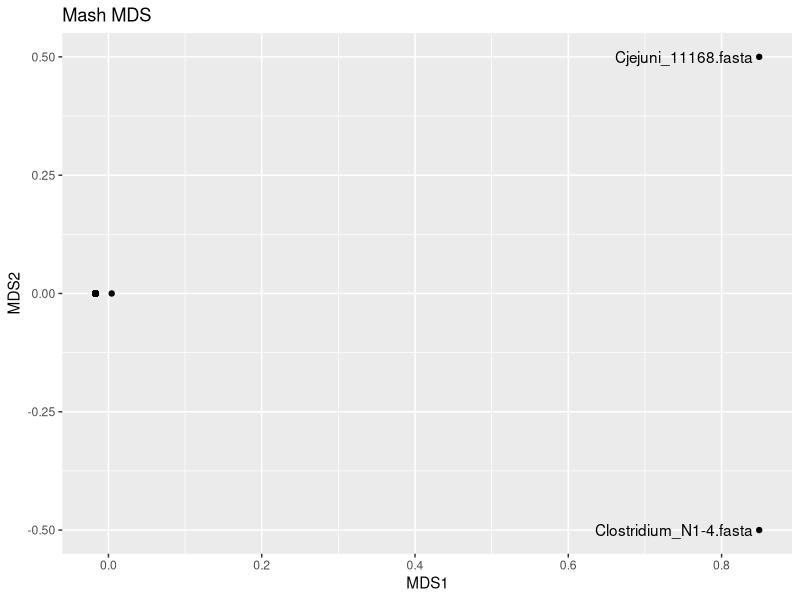
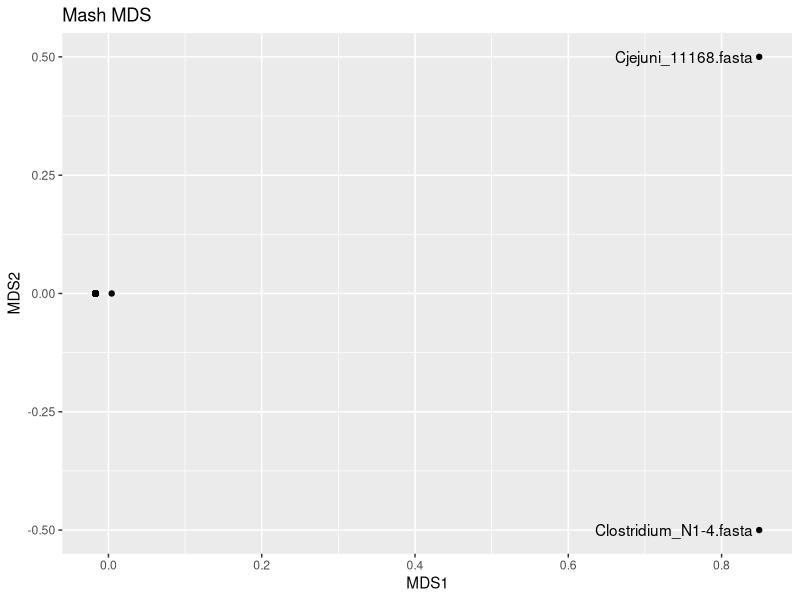
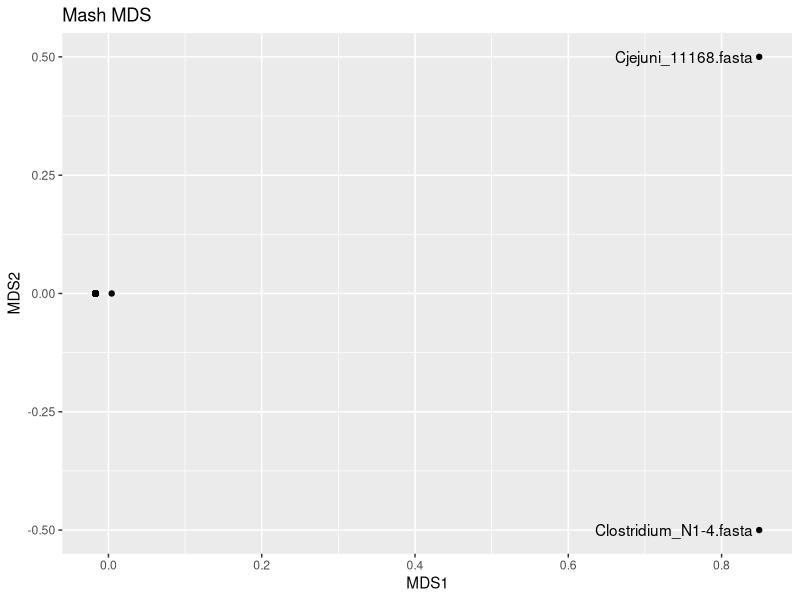
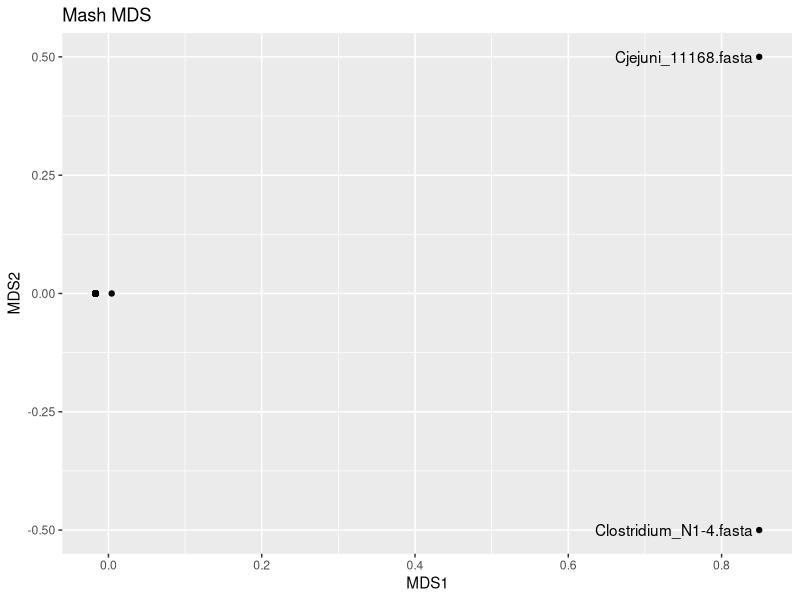

Recreate these plots in R, in order.
#!/usr/bin/env Rscript

#####################################################################################################
#FS19C QC - MDS of Mash output
#Kathy Mou

#Purpose: Convert mash output to a distance matrix and visualize distance matrices with MDS and heatmaps.

#Load library packages
library(ggplot2)
library(tidyverse)
library(ggrepel) #for geom_text_repel()
library(gtools) #for mixedorder() to sort reference_id numerically, which has mixed numeric and characters

sessionInfo()
#R version 4.0.2 (2020-06-22)

#####################################################################################################

#Mash already did the distance calculation for you (hence the small decimal numbers) so you don't need to do distance calculation (1-ANI).

############################################ Mash #########################################################
######## Import mash file, add ani_dist column, remove pvalue, matching_hashes columns ########
mash_tab <- read_tsv('./Files/distances_thirdrun.tab', col_names = c("reference_id", "query_id", "ani_dist", "pvalue", "matching_hashes")) %>%
  select(-pvalue) %>%
  select(-matching_hashes)

######## Make distance matrix ########
#mash_dist with mash_tab
mash_dist <- mash_tab %>%
  arrange(reference_id) %>%
  pivot_wider(names_from = reference_id, values_from=ani_dist) %>%
  column_to_rownames(var='query_id')

######## Calculate distance for MDS ########
#using mash_dist
mash_distA <- as.dist(mash_dist) #distance matrix computation that computes distances between rows of a data matrix
head(mash_distA)

######## Generate MDS ########
#using mash_distA
mash_mdsA <- cmdscale(mash_distA) %>% as.data.frame() %>%
  rownames_to_column(var='reference_id')
#cmdscale = classic MDS of a data matrix

######## Plot MDS ########
#using mash_mdsA
mash_mdsA$label <- mash_mdsA$reference_id
mash_mdsA$label[1:95] <- "" 
plot_mash_mdsA <-
  mash_mdsA %>% ggplot(aes(x=V1, y=V2)) +
  geom_point()+
  geom_text_repel(aes(label=label), max.overlaps = 50) +
  labs(x='MDS1', y='MDS2') +
  ggtitle("Mash MDS")
plot_mash_mdsA
ggsave("FS19C_mashMDS_thirdrun_onlyrefgenomes.tiff", plot=plot_mash_mdsA, width = 9, height = 8, dpi = 500, units =c("in"))

mash_mdsA$label <- mash_mdsA$reference_id
mash_mdsA$label[1:95] <- "" 
plot_mash_mdsA <-
  mash_mdsA %>% ggplot(aes(x=V1, y=V2)) +
  geom_point()+
  geom_text_repel(aes(label=reference_id), max.overlaps = 50) +
  labs(x='MDS1', y='MDS2') +
  ggtitle("Mash MDS")
plot_mash_mdsA
ggsave("FS19C_mashMDS_thirdrun_all.tiff", plot=plot_mash_mdsA, width = 9, height = 8, dpi = 500, units =c("in"))
